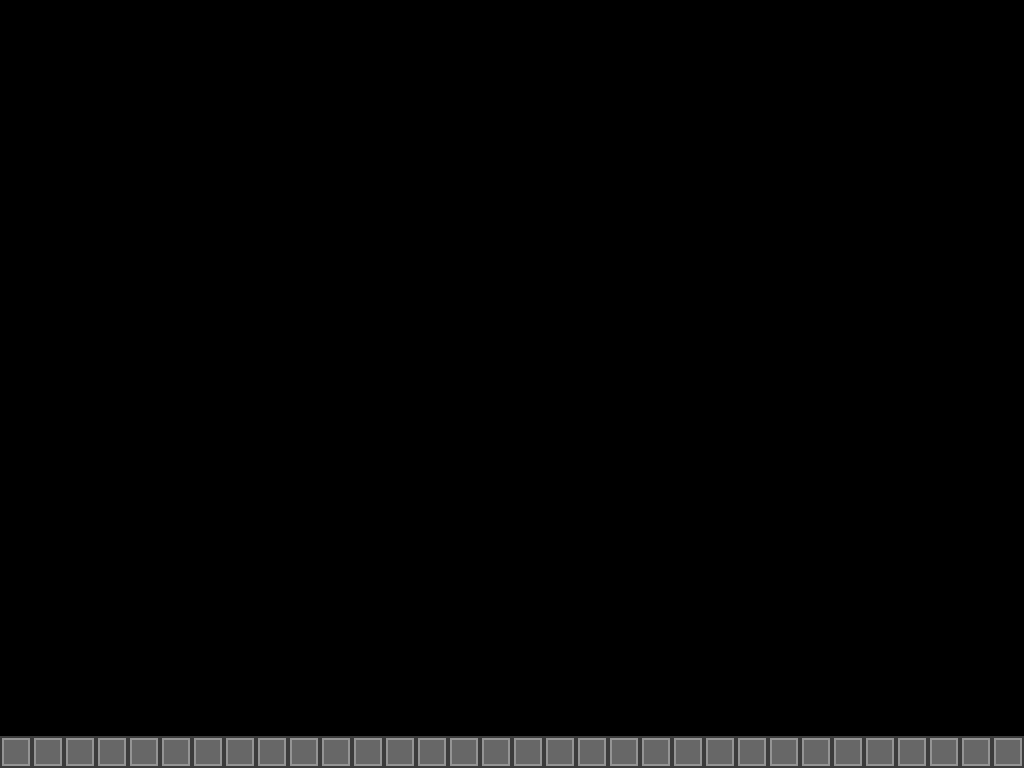

Tiled map render using the project's own tile images. Description and the map definition, with tile-layer contents summarised, below:
An orthogonal 32x24 tile map with 32x32 px tiles, 1 tile layer (main).

<map version="1.0" orientation="orthogonal" renderorder="right-down" width="32" height="24" tilewidth="32" tileheight="32" nextobjectid="1">
 <tileset firstgid="1" name="tiny-quest" tilewidth="32" tileheight="32" tilecount="256" columns="16">
  <image source="../tiles/tiny-quest.png" width="512" height="512" />
 </tileset>
 <layer name="main" width="32" height="24">
  <data>[768 cells, 32 non-empty, 1 distinct tile ids]</data>
 </layer>
</map>
